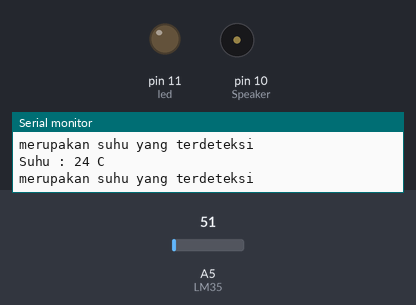
A sketch run on a simulated Arduino Uno, built with avr-gcc and run on an emulated ATmega328P. On the bench: output pins drawn as LEDs (lit = HIGH), buzzer (waves = sounding), the last lines printed to the serial monitor. The inputs (shaded band) are chosen by the test bench; at power-on: A5 (LM35) = 51. Pins used as bus, display or sensor lines are not drawn.

Above: at 1.8 s.
1.9 s: A5 (LM35) set to 66
4.2 s: A5 (LM35) set to 77
At 6.7 s:
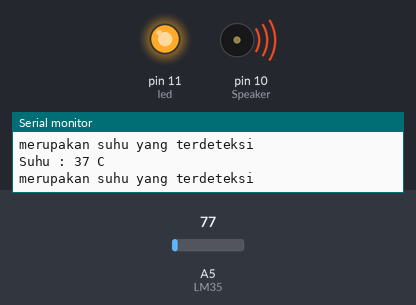
7.5 s: A5 (LM35) set to 71
At 10.2 s:
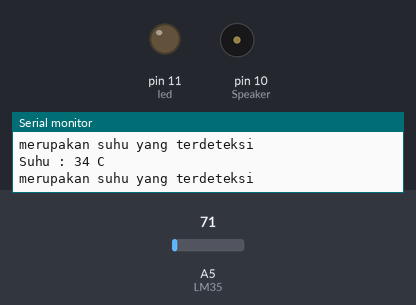
10.5 s: A5 (LM35) set to 86
At 12.7 s:
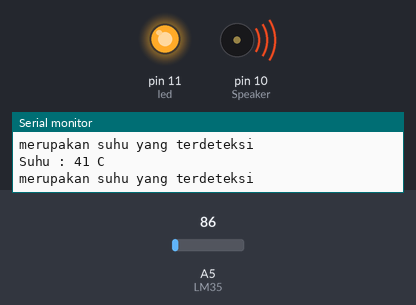
Timing chart, 0 to 14.2 s (numbered marks = the images above; inputs shaded):
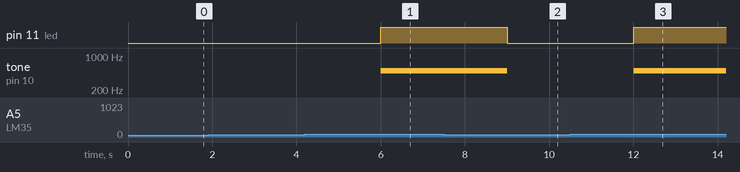

Measured:
- the behaviour switches between 71 and 72 on A5 (LM35) (found by bisection; images 0 and 1)
- after the input at 4.2 s, pin 11 (led): LOW → HIGH after 1.8 s; tone on pin 10 (Speaker): silent → 500 Hz after 1.8 s
- after the input at 7.5 s, pin 11 (led): HIGH → LOW after 1.5 s; tone on pin 10 (Speaker): 500 Hz → silent after 1.5 s
- after the input at 10.5 s, pin 11 (led): LOW → HIGH after 1.5 s; tone on pin 10 (Speaker): silent → 500 Hz after 1.5 s

The sketch:

MendeteksiSuhu.ino
```cpp
//Pre-Test

int LM35 = A5;
int temp;
int Speaker = 10;
int led = 11;

void setup() {
  Serial.begin(9600);
  pinMode(Speaker, OUTPUT);
  pinMode(led, OUTPUT);
}

void loop()
{
  temp= analogRead(LM35);
  temp= temp*0.4883;
  Serial.print("Suhu : ");
  Serial.print(temp);
  Serial.println(" C");
  Serial.println("merupakan suhu yang terdeteksi");
  delay(1000);
  if
  (temp >=35){
    digitalWrite(Speaker, HIGH);
    digitalWrite(led, HIGH);
    tone(10,500);
  }
  else if(temp <=35){
    digitalWrite(Speaker, LOW);
    digitalWrite(led, LOW);
    noTone(10);
  }
}
```
